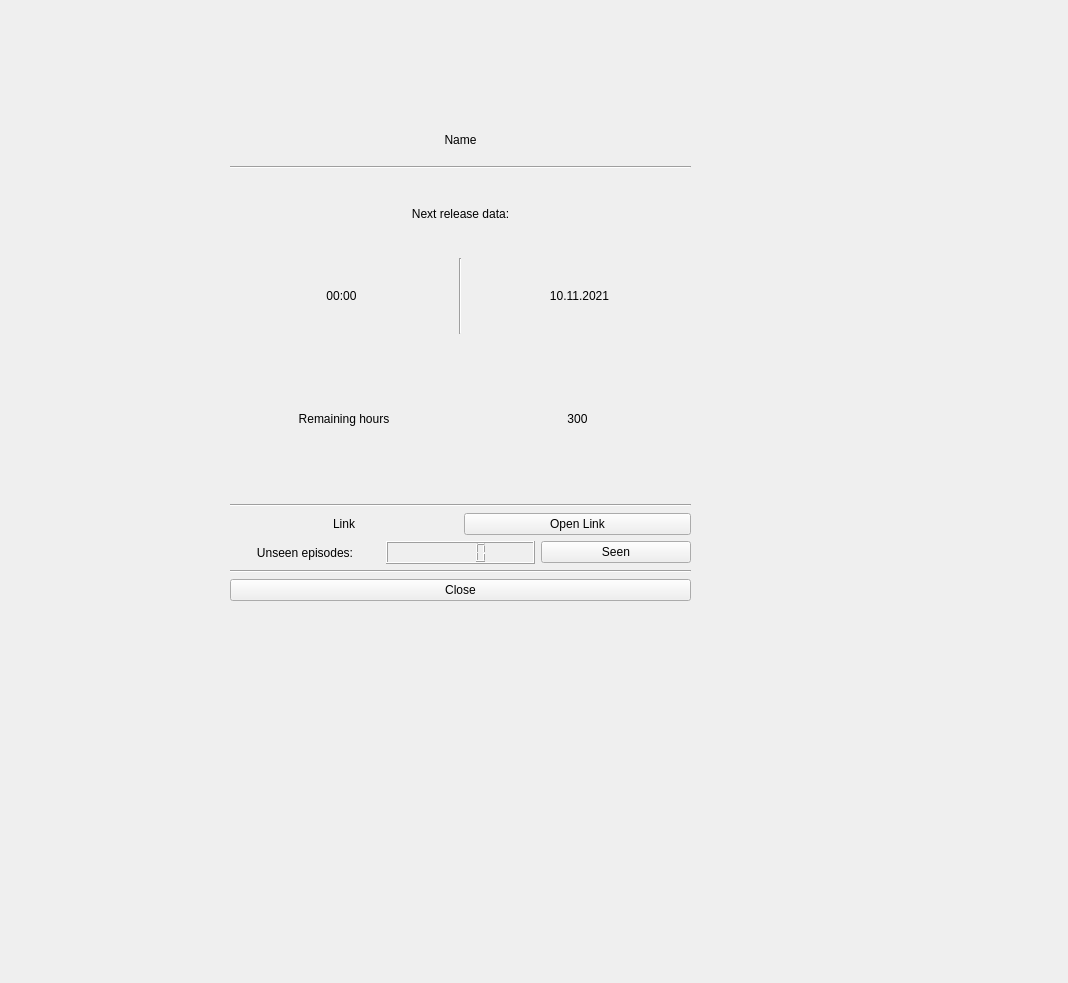
<?xml version="1.0" encoding="UTF-8"?>
<ui version="4.0">
 <class>InfoWindow</class>
 <widget class="QWidget" name="InfoWindow">
  <property name="geometry">
   <rect>
    <x>0</x>
    <y>0</y>
    <width>1068</width>
    <height>983</height>
   </rect>
  </property>
  <property name="windowTitle">
   <string>Form</string>
  </property>
  <widget class="QWidget" name="big_widget" native="true">
   <property name="geometry">
    <rect>
     <x>230</x>
     <y>120</y>
     <width>461</width>
     <height>481</height>
    </rect>
   </property>
   <property name="minimumSize">
    <size>
     <width>250</width>
     <height>0</height>
    </size>
   </property>
   <property name="styleSheet">
    <string notr="true">QWidget{
}</string>
   </property>
   <layout class="QVBoxLayout" name="verticalLayout_7">
    <item>
     <widget class="QLabel" name="nameLabelInfo">
      <property name="minimumSize">
       <size>
        <width>0</width>
        <height>40</height>
       </size>
      </property>
      <property name="maximumSize">
       <size>
        <width>16777215</width>
        <height>40</height>
       </size>
      </property>
      <property name="text">
       <string>Name</string>
      </property>
      <property name="alignment">
       <set>Qt::AlignCenter</set>
      </property>
     </widget>
    </item>
    <item>
     <widget class="Line" name="line_2">
      <property name="orientation">
       <enum>Qt::Horizontal</enum>
      </property>
     </widget>
    </item>
    <item>
     <layout class="QHBoxLayout" name="horizontalLayout_11">
      <item>
       <layout class="QVBoxLayout" name="verticalLayout_8">
        <item>
         <layout class="QVBoxLayout" name="verticalLayout_2">
          <item>
           <layout class="QVBoxLayout" name="verticalLayout">
            <item>
             <widget class="QLabel" name="label_6">
              <property name="text">
               <string>Next release data:</string>
              </property>
              <property name="alignment">
               <set>Qt::AlignCenter</set>
              </property>
             </widget>
            </item>
            <item>
             <layout class="QHBoxLayout" name="horizontalLayout_4">
              <item>
               <widget class="QLabel" name="nextHourLaberInfo">
                <property name="text">
                 <string>00:00</string>
                </property>
                <property name="alignment">
                 <set>Qt::AlignCenter</set>
                </property>
               </widget>
              </item>
              <item>
               <widget class="Line" name="line">
                <property name="orientation">
                 <enum>Qt::Vertical</enum>
                </property>
               </widget>
              </item>
              <item>
               <widget class="QLabel" name="nextDateLabelInfo">
                <property name="text">
                 <string>10.11.2021</string>
                </property>
                <property name="alignment">
                 <set>Qt::AlignCenter</set>
                </property>
               </widget>
              </item>
             </layout>
            </item>
           </layout>
          </item>
         </layout>
        </item>
        <item>
         <layout class="QHBoxLayout" name="horizontalLayout">
          <item>
           <widget class="QLabel" name="label">
            <property name="text">
             <string>Remaining hours</string>
            </property>
            <property name="alignment">
             <set>Qt::AlignCenter</set>
            </property>
           </widget>
          </item>
          <item>
           <widget class="QLabel" name="remainingHours">
            <property name="text">
             <string>300</string>
            </property>
            <property name="alignment">
             <set>Qt::AlignCenter</set>
            </property>
           </widget>
          </item>
         </layout>
        </item>
        <item>
         <widget class="Line" name="line_4">
          <property name="orientation">
           <enum>Qt::Horizontal</enum>
          </property>
         </widget>
        </item>
        <item>
         <layout class="QHBoxLayout" name="horizontalLayout_2">
          <item>
           <widget class="QLabel" name="label_2">
            <property name="text">
             <string>Link</string>
            </property>
            <property name="alignment">
             <set>Qt::AlignCenter</set>
            </property>
           </widget>
          </item>
          <item>
           <widget class="QPushButton" name="openLink_button">
            <property name="text">
             <string>Open Link</string>
            </property>
           </widget>
          </item>
         </layout>
        </item>
        <item>
         <layout class="QHBoxLayout" name="horizontalLayout_13">
          <item>
           <widget class="QLabel" name="label_4">
            <property name="text">
             <string>Unseen episodes:</string>
            </property>
            <property name="alignment">
             <set>Qt::AlignCenter</set>
            </property>
           </widget>
          </item>
          <item>
           <widget class="QLCDNumber" name="unseenLCD">
            <property name="maximumSize">
             <size>
              <width>16777215</width>
              <height>40</height>
             </size>
            </property>
           </widget>
          </item>
          <item>
           <widget class="QPushButton" name="seen_button">
            <property name="text">
             <string>Seen</string>
            </property>
           </widget>
          </item>
         </layout>
        </item>
       </layout>
      </item>
     </layout>
    </item>
    <item>
     <widget class="Line" name="line_3">
      <property name="orientation">
       <enum>Qt::Horizontal</enum>
      </property>
     </widget>
    </item>
    <item>
     <widget class="QPushButton" name="close_button_info">
      <property name="text">
       <string>Close</string>
      </property>
     </widget>
    </item>
   </layout>
  </widget>
 </widget>
 <resources/>
 <connections/>
</ui>
